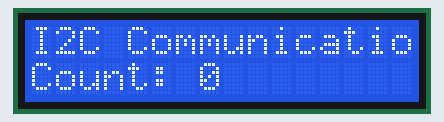
Recording of a sketch running on a simulated ESP32. On the bench: 16×2 character LCD. What the sketch prints to the serial monitor is not drawn.

Above: at 0.2 s.
At 4.3 s:
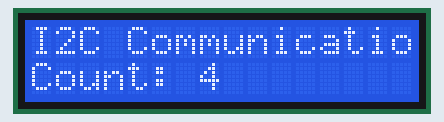
At 9.5 s:
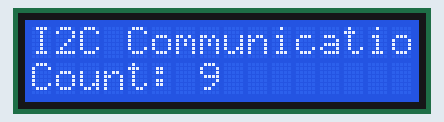
At 18.8 s:
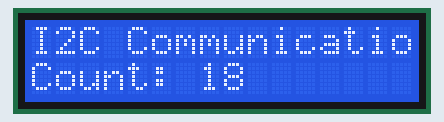
At 28.0 s:
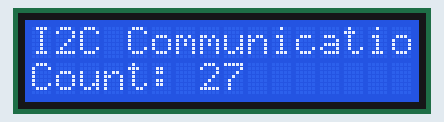
At 38.4 s:
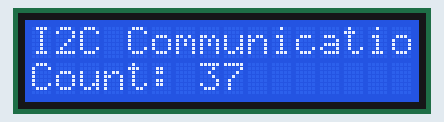

The sketch:

sketch.ino
```cpp
/*
 * I2C - I2C Communication
 *
 * Konsep:
 * Komunikasi I2C antara ESP32 dan LCD 16x2
 *
 * Komponen:
 * - ESP32
 * - LCD 16x2 I2C
 *
 * Pinout:
 * - SDA -> GPIO 21
 * - SCL -> GPIO 22
 *
 * Alamat I2C:
 * - Umumnya 0x27 atau 0x3F
 */

#include <Wire.h>
#include <LiquidCrystal_I2C.h>

// ==============================
// I2C PIN
// ==============================

#define I2C_SDA 21
#define I2C_SCL 22

// Alamat LCD I2C
#define LCD_ADDRESS 0x27

// LCD 16 kolom x 2 baris
LiquidCrystal_I2C lcd(LCD_ADDRESS, 16, 2);

// ==============================
// SETUP
// ==============================

void setup() {

  Serial.begin(115200);

  // Inisialisasi I2C
  Wire.begin(I2C_SDA, I2C_SCL);
  Wire.setClock(100000); // 100 kHz

  Serial.println("I2C Demo Started");
  Serial.println("================");

  // Scan perangkat I2C
  scanI2C();

  // Inisialisasi LCD
  lcd.init();
  lcd.backlight();

  // Tampilkan pesan
  lcd.setCursor(0, 0);
  lcd.print("I2C Demo");

  lcd.setCursor(0, 1);
  lcd.print("ESP32 + LCD");
}

// ==============================
// LOOP
// ==============================

void loop() {

  // Contoh komunikasi/data yang berubah
  static int counter = 0;

  lcd.setCursor(0, 0);
  lcd.print("I2C Communication");

  lcd.setCursor(0, 1);
  lcd.print("Count: ");
  lcd.print(counter);

  // Bersihkan sisa karakter
  lcd.print("        ");

  Serial.print("Counter: ");
  Serial.println(counter);

  counter++;

  delay(1000);
}

// ==============================
// I2C SCANNER
// ==============================

void scanI2C() {

  Serial.println("Scanning I2C devices...");

  byte deviceCount = 0;

  for (byte address = 1; address < 127; address++) {

    Wire.beginTransmission(address);

    byte error = Wire.endTransmission();

    if (error == 0) {

      Serial.print("Found I2C device at 0x");

      if (address < 16) {
        Serial.print("0");
      }

      Serial.println(address, HEX);

      deviceCount++;
    }
  }

  if (deviceCount == 0) {
    Serial.println("No I2C devices found!");
  } else {
    Serial.print("Found ");
    Serial.print(deviceCount);
    Serial.println(" I2C device(s).");
  }

  Serial.println("================");
}
```

Measured:
- what the display in image 1 shows lasts 1.0 s, from 4.3 s to 5.3 s
